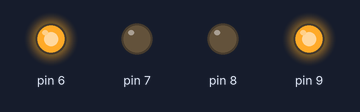
Recording of a sketch running on a simulated Arduino Uno, built with avr-gcc and run on an emulated ATmega328P. Parts: output pins drawn as LEDs (lit = HIGH). What the sketch prints to the serial monitor is not drawn.

Above: at 0.5 s.
At 1.5 s:
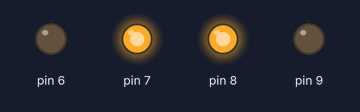
At 5.5 s:
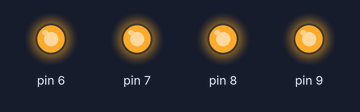
Timing chart, 0 to 6.9 s (numbered marks = the images above):
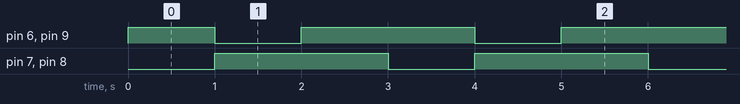

Measured:
- by itself, pin 6, pin 9: repeats every 3.0 s: LOW 1.0 s, HIGH 2.0 s
- by itself, pin 7, pin 8: alternates HIGH for 2.0 s and LOW for 1.0 s
- by itself, everything shown: repeats every 3.0 s, in 3 steps

The sketch:

drv8835_P.ino
```cpp
// 回転速度(35-255)
// ※値が大きいほど高速,余りにも小さい値は回転しません。
const uint8_t s = 255;

void setup() {
  Serial.begin(9600);
}

void loop() {
  // 正転(回転)
  Serial.println("正転");
  analogWrite(8,0);
  analogWrite(9,s);
  analogWrite(6,s);
  analogWrite(7,0);
  delay(1000);

  // 逆転(逆回転)
  Serial.println("逆転");
  analogWrite(8,s);
  analogWrite(9,0);
  analogWrite(6,0);
  analogWrite(7,s);
  delay(1000);

  // ブレーキ
  Serial.println("ブレーキ");
  analogWrite(8,s);
  analogWrite(9,s);
  analogWrite(6,s);
  analogWrite(7,s);
  delay(1000);
}
```
